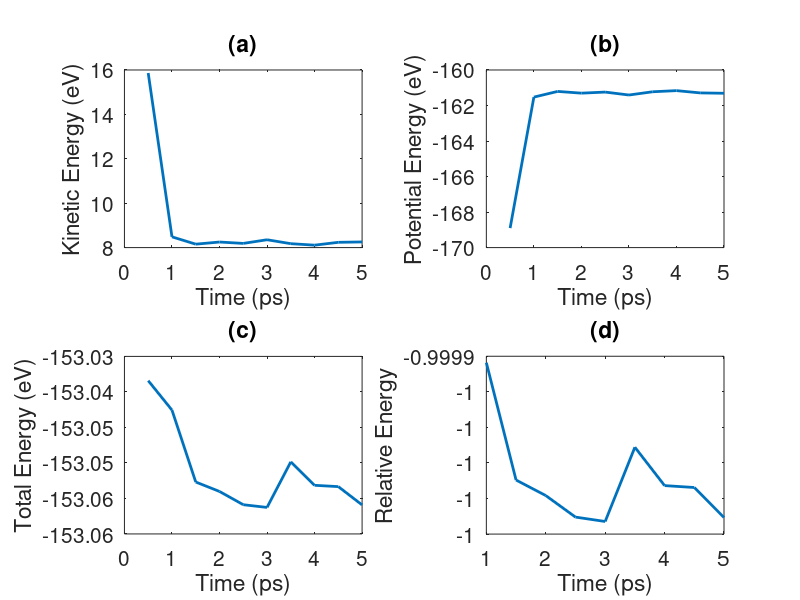

The MATLAB script that drew this image: (Note: this script raises an error after producing the figure.)
clear; close all
load energy.txt;
timeStep = 5/1000; % ps
sampleInterval = 100;
timeInterval = timeStep * sampleInterval;
numData = size(energy, 1);
time = (1 : numData) * timeInterval;
totalEnergy = sum(energy, 2);
relativeEnergy = totalEnergy / mean(abs(totalEnergy));

figure;

subplot(2,2,1)
plot(time, energy(:,1), '-', 'linewidth', 2);hold on;
xlabel('Time (ps)', 'fontsize', 15);
ylabel('Kinetic Energy (eV)', 'fontsize', 15);
title('(a)', 'fontsize', 15);
set(gca, 'fontsize', 15);

subplot(2,2,2)
plot(time, energy(:,2), '-', 'linewidth', 2); hold on;
xlabel('Time (ps)', 'fontsize', 15);
ylabel('Potential Energy (eV)', 'fontsize', 15);
title('(b)', 'fontsize', 15);
set(gca, 'fontsize', 15);

subplot(2,2,3)
plot(time, totalEnergy, '-', 'linewidth', 2); hold on;
xlabel('Time (ps)', 'fontsize', 15);
ylabel('Total Energy (eV)', 'fontsize', 15);
title('(c)', 'fontsize', 15);
set(gca, 'fontsize', 15);

subplot(2,2,4)
plot(time(2:end), relativeEnergy(2:end),'-', 'linewidth', 2); hold on;
xlabel('Time (ps)', 'fontsize', 15);
ylabel('Relative Energy', 'fontsize', 15);
title('(d)', 'fontsize', 15);
set(gca, 'fontsize', 15);

load energy_ref.txt

figure;
plot(energy-energy_ref);
